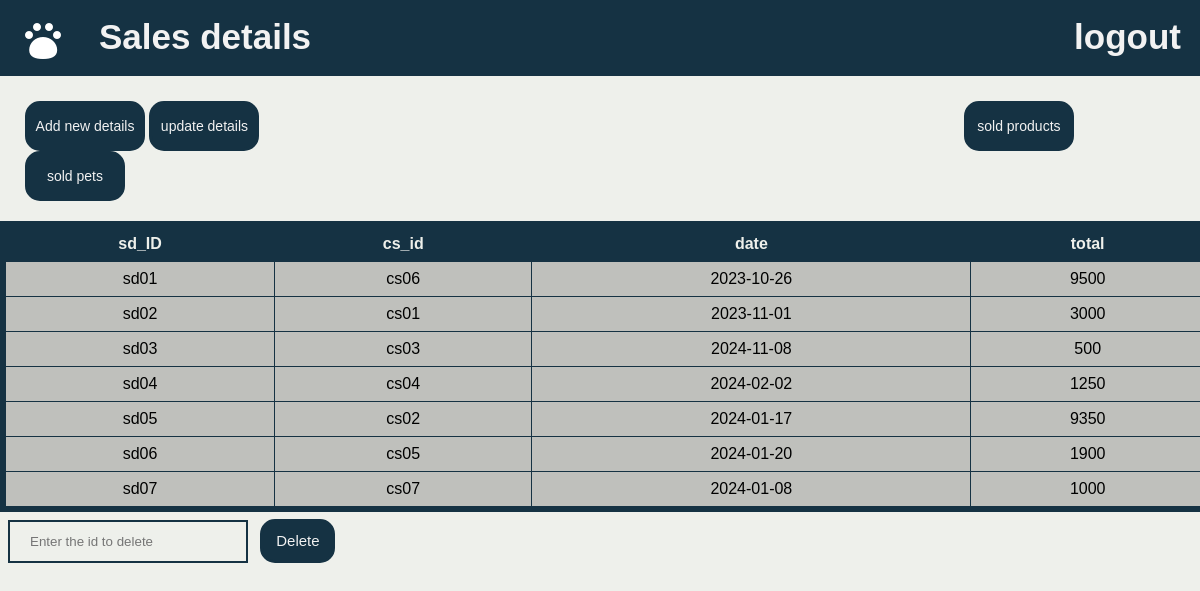
The app's page /code/sales.php (signed in) with its own data.
### tables this page shows
CREATE TABLE `sales_details` (
  `sd_id` varchar(9) NOT NULL,
  `cs_id` varchar(9) NOT NULL,
  `date` date NOT NULL,
  `total` int(11) NOT NULL
);

### code/sales.php (the view, shortened to what this page needs)
<html>
    <head>
</head>
<body>
<div class="topnav">
            <a class="active" href="home.php"><img src="ic_add_pet.png"></a>
            <a href="sales.php">Sales details</a>
            <div class="topnav-right">
              <a href="logout.php">logout</a>
            </div>
          </div>
          <div class="custombutton">
<form>
<button style=" height: 50px;width: 120px;cursor:pointer;border-radius:15px;
border: 3px solid #153243;background-color: #153243;color:#f2f2f2;font-size:14px; " formaction="salesadd.php">Add new details</button>
<button  style="height: 50px;width: 110px;cursor:pointer;border-radius:15px;
border: 3px solid #153243;background-color: #153243;color:#f2f2f2;font-size:14px;" formaction="salesupdate.php">update details</button>
<button  style="margin-left:700px; height: 50px;width: 110px;cursor:pointer;border-radius:15px;
border: 3px solid #153243;background-color: #153243;color:#f2f2f2;font-size:14px;" formaction="soldproducts.php">sold products</button>
<button  style="height: 50px;width: 100px;cursor:pointer;border-radius:15px;
border: 3px solid #153243;background-color: #153243;color:#f2f2f2;font-size:14px;" formaction="soldpets.php">sold pets</button>
</form>
</div>
<?php
$con = mysqli_connect("localhost","root","","Petshop_management");
$var=mysqli_query($con,"select * from sales_details ");
echo "<table border size=10>";
echo "<tr>
<th style='color:#eef0eb'>sd_ID</th>
<th style='color:#eef0eb'>cs_id</th>
<th style='color:#eef0eb'>date</th>
<th style='color:#eef0eb'>total</th>
</tr>";
if(mysqli_num_rows($var)>0){
    while($arr=mysqli_fetch_row($var))
    { echo "<tr>
    <td>$arr[0]</td>
    <td>$arr[1]</td>
    <td>$arr[2]</td>
    <td>$arr[3]</td>
    </tr>";}
    echo "</table>";
}
?>
<form action="deletesales.php" method="post">
<input  id="dbutton" type="text" name="t1" placeholder="Enter the id to delete" required >
<input  style="width:75px;height:44px;cursor:pointer;border-radius:15px;
border: 3px solid #153243;background-color:#153243;color:#f2f2f2;font-size:15px;"type="submit" value="Delete">
</form>
</body>
</html>

### code/sales.php (style rules this page uses)
body { margin: 0; font-family: Arial, Helvetica, sans-serif; background: #eef0eb; }
.topnav { overflow: hidden; background-color:#153243; height: 70px; border: 3px solid #153243; }
.topnav a { float: left; color: #f2f2f2; text-align: center; padding: 14px 16px; text-decoration: none; font-size: 35px; font-weight: bold; }
.topnav-right { float: right; }
table { font-family: arial, sans-serif; border-collapse: collapse; outline:#153243 solid 5px; background: rgba(0,0,0,0.2); width: 100%; margin:5px ; }
td, th { border: 1px solid #153243; text-align: center; padding: 8px; }
th { background-color:#153243; }
.custombutton { margin:25px; }
input[type=text] { width: 20%; padding: 12px 20px; margin:8px ; border: 2px solid #153243; background:transparent; color:#000000; }

### records on screen
sales_details: sd "sd01", cs "cs06", date "2023-10-26", total "9500"
sales_details: sd "sd02", cs "cs01", date "2023-11-01", total "3000"
sales_details: sd "sd03", cs "cs03", date "2024-11-08", total "500"
sales_details: sd "sd04", cs "cs04", date "2024-02-02", total "1250"
sales_details: sd "sd05", cs "cs02", date "2024-01-17", total "9350"
sales_details: sd "sd06", cs "cs05", date "2024-01-20", total "1900"
sales_details: sd "sd07", cs "cs07", date "2024-01-08", total "1000"
